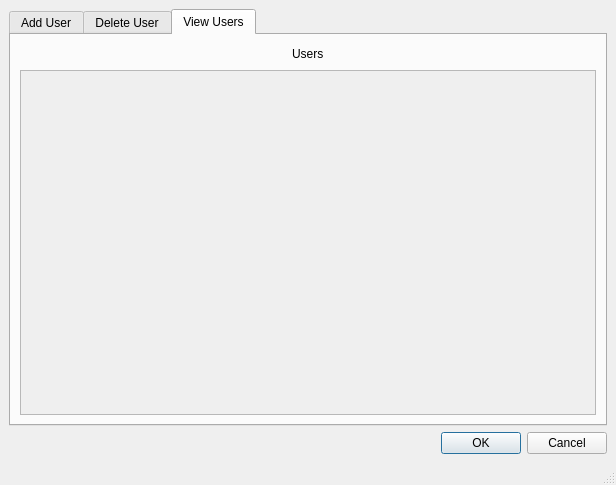
<?xml version="1.0" encoding="UTF-8"?>
<ui version="4.0">
 <class>composite</class>
 <widget class="QMainWindow" name="composite">
  <property name="geometry">
   <rect>
    <x>0</x>
    <y>0</y>
    <width>616</width>
    <height>485</height>
   </rect>
  </property>
  <property name="windowTitle">
   <string>MainWindow</string>
  </property>
  <widget class="QWidget" name="centralwidget">
   <layout class="QGridLayout" name="gridLayout">
    <item row="1" column="0">
     <widget class="QDialogButtonBox" name="buttonBox">
      <property name="orientation">
       <enum>Qt::Horizontal</enum>
      </property>
      <property name="standardButtons">
       <set>QDialogButtonBox::Cancel|QDialogButtonBox::Ok</set>
      </property>
     </widget>
    </item>
    <item row="0" column="0">
     <widget class="QTabWidget" name="tabWidget">
      <property name="currentIndex">
       <number>2</number>
      </property>
      <widget class="QWidget" name="addUser">
       <attribute name="title">
        <string>Add User</string>
       </attribute>
       <layout class="QVBoxLayout" name="verticalLayout">
        <item>
         <layout class="QHBoxLayout" name="horizontalLayout_5">
          <item>
           <widget class="QLabel" name="label_4">
            <property name="text">
             <string>Password</string>
            </property>
           </widget>
          </item>
          <item>
           <widget class="QLineEdit" name="password_box_2">
            <property name="echoMode">
             <enum>QLineEdit::Password</enum>
            </property>
           </widget>
          </item>
         </layout>
        </item>
        <item>
         <layout class="QHBoxLayout" name="horizontalLayout_3">
          <item>
           <widget class="QLabel" name="label_3">
            <property name="text">
             <string>Username</string>
            </property>
           </widget>
          </item>
          <item>
           <widget class="QLineEdit" name="username_box_2"/>
          </item>
         </layout>
        </item>
       </layout>
      </widget>
      <widget class="QWidget" name="deleteUser">
       <attribute name="title">
        <string>Delete User</string>
       </attribute>
       <layout class="QHBoxLayout" name="horizontalLayout_4">
        <item>
         <widget class="QPushButton" name="pushButton_2">
          <property name="text">
           <string>Delete</string>
          </property>
         </widget>
        </item>
        <item>
         <widget class="QComboBox" name="comboBox"/>
        </item>
       </layout>
      </widget>
      <widget class="QWidget" name="viewUsers">
       <attribute name="title">
        <string>View Users</string>
       </attribute>
       <layout class="QVBoxLayout" name="verticalLayout_2">
        <item>
         <layout class="QHBoxLayout" name="horizontalLayout_7">
          <item>
           <spacer name="horizontalSpacer_3">
            <property name="orientation">
             <enum>Qt::Horizontal</enum>
            </property>
            <property name="sizeHint" stdset="0">
             <size>
              <width>40</width>
              <height>20</height>
             </size>
            </property>
           </spacer>
          </item>
          <item>
           <widget class="QLabel" name="label_6">
            <property name="enabled">
             <bool>true</bool>
            </property>
            <property name="text">
             <string>Users</string>
            </property>
           </widget>
          </item>
          <item>
           <spacer name="horizontalSpacer_4">
            <property name="orientation">
             <enum>Qt::Horizontal</enum>
            </property>
            <property name="sizeHint" stdset="0">
             <size>
              <width>40</width>
              <height>20</height>
             </size>
            </property>
           </spacer>
          </item>
         </layout>
        </item>
        <item>
         <widget class="QPlainTextEdit" name="users">
          <property name="enabled">
           <bool>false</bool>
          </property>
         </widget>
        </item>
       </layout>
      </widget>
     </widget>
    </item>
   </layout>
  </widget>
  <widget class="QMenuBar" name="menubar">
   <property name="geometry">
    <rect>
     <x>0</x>
     <y>0</y>
     <width>616</width>
     <height>25</height>
    </rect>
   </property>
  </widget>
  <widget class="QStatusBar" name="statusbar"/>
 </widget>
 <resources/>
 <connections/>
 <slots>
  <slot>deleteUser()</slot>
 </slots>
</ui>
